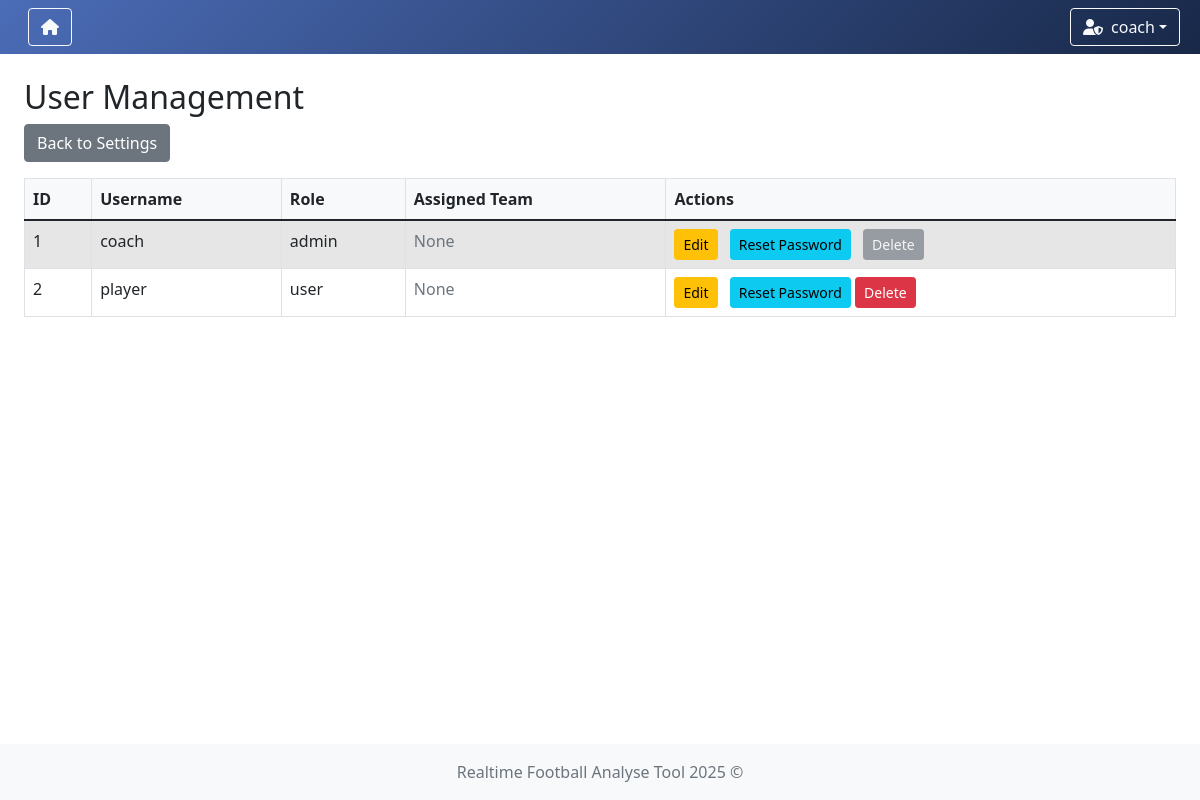
Page /users (signed in) on the earlier database version.
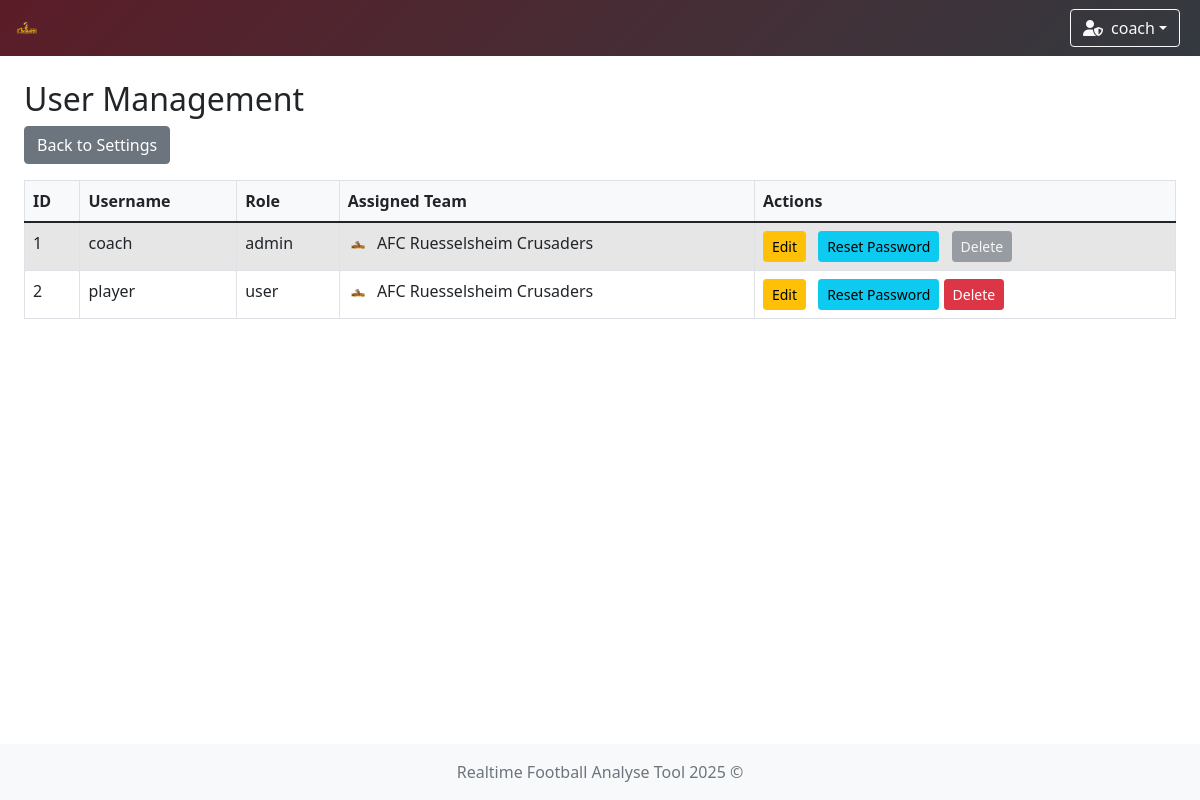
Same page on the later database version.
### app/models/user.py (models this page shows)
class UserModel(db.Model, UserMixin):
    __tablename__ = 'user'
    id = db.Column(db.Integer, primary_key=True)
    username = db.Column(db.String(80), unique=True, nullable=False)
    password = db.Column(db.String(120), nullable=False)
    role = db.Column(db.String(10), nullable=False, default='user')
    team_id = db.Column(db.Integer, db.ForeignKey('teams.id'))
    team = db.relationship('TeamModel', backref='users')

### app/models/team.py (models this page shows)
class TeamModel(db.Model):
    __tablename__ = 'teams'
    id = db.Column(db.Integer, primary_key=True)
    name = db.Column(db.String(100), nullable=False, unique=True)  # prevent duplicate team names
    icon = db.Column(db.String(300), nullable=False)  # longer path for future-proofing
    primary_color = db.Column(db.String(20), nullable=False)
    secondary_color = db.Column(db.String(20), nullable=False)

### app/controllers/user_management.py (the view)
    @login_required
    def user_list(self):
        users = UserModel.query.all()
        return render_template('user/user_list.html', users=users)

### app/controllers/user.py (called while the page is built)
    @staticmethod
    def load_user(user_id):
        return UserModel.query.get(int(user_id))

### run.py (called while the page is built)
    def _inject_context(self) -> None:
        @self.app.context_processor
        def inject_teams() -> dict:
            try:
                teams = TeamModel.query.all()
                return dict(teams=teams)
            except Exception as e:
                print(f"[!] Error injecting teams: {str(e)} ({type(e).__name__})")
                return dict(teams=[])

### app/templates/user/user_list.html (shortened to what this page needs)
{% extends "system/base.html" %}
{% block content %}
<h2>User Management</h2>
<a href="{{ url_for('settings') }}" class="btn btn-secondary mb-3">Back to Settings</a>
<div class="table-responsive">
    <table class="table table-striped table-bordered">
        <thead>
            <tr>
                <th>ID</th>
                <th>Username</th>
                <th>Role</th>
                <th>Assigned Team</th>
                <th>Actions</th>
            </tr>
        </thead>
        <tbody>
            {% for user in users %}
            <tr>
                <td>{{ user.id }}</td>
                <td>{{ user.username }}</td>
                <td>{{ user.role }}</td>
                <td>
                    {% if user.team %}
                        <img src="{{ user.team.icon }}" alt="{{ user.team.name }} icon" style="height:20px; margin-right:5px;">
                        {{ user.team.name }}
                    {% else %}
                        <span class="text-muted">None</span>
                    {% endif %}
                </td>
                <td>
                    {% if current_user.role == 'admin' %}
                        {% if current_user.id == user.id %}
                            <a href="{{ url_for('edit_user', user_id=user.id) }}" class="btn btn-sm btn-warning">Edit</a>
                            <a href="{{ url_for('reset_password', user_id=user.id) }}" class="btn btn-sm btn-info">Reset Password</a>
                            <button class="btn btn-sm btn-secondary" disabled>Delete</button>
                        {% else %}
                            <a href="{{ url_for('edit_user', user_id=user.id) }}" class="btn btn-sm btn-warning">Edit</a>
                            <a href="{{ url_for('reset_password', user_id=user.id) }}" class="btn btn-sm btn-info">Reset Password</a>
                            <form action="{{ url_for('delete_user', user_id=user.id) }}" method="POST" class="d-inline">
                                <button type="submit" class="btn btn-sm btn-danger" onclick="return confirm('Delete this user?')">Delete</button>
                            </form>
                        {% endif %}
                    {% endif %}
                </td>
            </tr>
            {% endfor %}
        </tbody>
    </table>
</div>
{% endblock %}

### app/templates/system/base.html (shortened to what this page needs)
<!DOCTYPE html>
<html lang="en">
<head>
    <link href="https://cdn.jsdelivr.net/npm/bootstrap@5.1.3/dist/css/bootstrap.min.css" rel="stylesheet"/>
    <link rel="stylesheet" href="https://cdn.jsdelivr.net/npm/bootstrap-icons@1.11.3/font/bootstrap-icons.css"/>
    <link rel="stylesheet" href="https://cdnjs.cloudflare.com/ajax/libs/font-awesome/6.5.0/css/all.min.css"/>
    <link href="https://cdn.jsdelivr.net/npm/select2@4.1.0-rc.0/dist/css/select2.min.css" rel="stylesheet"/>
    <link href="https://cdn.jsdelivr.net/npm/select2-bootstrap-5-theme@1.3.0/dist/select2-bootstrap-5-theme.min.css"
          rel="stylesheet"/>
    <link href="https://cdn.datatables.net/1.13.6/css/dataTables.bootstrap5.min.css" rel="stylesheet"/>
    <link rel="stylesheet" href="https://cdn.datatables.net/fixedcolumns/4.3.0/css/fixedColumns.bootstrap5.min.css">
    <link rel="stylesheet" href="{{ url_for('static', filename='styles.css') }}"/>
</head>
<body class="{% block body_class %}{% endblock %}">
{% if current_user.is_authenticated %}
    {% set ns = namespace(navbar_color='background: linear-gradient(135deg, #4b6cb7, #182848);', team_found=False) %}
    {% if current_user.team %}
        {% set ns.navbar_color = 'background: linear-gradient(135deg, ' ~ current_user.team.secondary_color ~ ', #343a40);' %}
        {% set ns.team_found = True %}
    {% endif %}
    <nav class="navbar navbar-expand-lg navbar-dark" style="{{ ns.navbar_color }}">
        <div class="container-fluid position-relative">
            <a class="navbar-brand d-flex align-items-center" href="{{ url_for('index') }}">
                {% if current_user.team and ns.team_found %}
                    <img class="team-logo" src="{{ current_user.team.icon }}" alt="{{ current_user.team.name }} logo"
                         style="height:30px; margin-right:8px;"/>
                {% else %}
                    <a href="{{ url_for('game_options') }}" class="btn btn-outline-light me-2" title="Home">
                        <i class="fas fa-home"></i>
                    </a>
                {% endif %}
            </a>
            <div class="ms-auto d-flex align-items-center">
                <div class="dropdown me-2">
                    <button class="btn btn-outline-light dropdown-toggle d-flex align-items-center" type="button"
                            id="userDropdown" data-bs-toggle="dropdown" aria-expanded="false">
                        {% if current_user.role == 'admin' %}
                            <i class="fas fa-user-shield me-2"></i>
                        {% else %}
                            <i class="fas fa-user me-2"></i>
                        {% endif %}
                        {{ current_user.username }}
                    </button>
                </div>
            </div>
        </div>
    </nav>
{% endif %}
<div class="content-wrapper">
    <div class="container-fluid mt-4 px-4">
        <div id="toast-container" class="toast-container position-fixed bottom-0 end-0 p-3" style="z-index: 1100;">
        </div>
        {% block content %}{% endblock %}
    </div>
</div>
<footer class="footer mt-auto py-3 bg-light">
    <div class="container text-center">
        <span class="text-muted">Realtime Football Analyse Tool 2025 ©</span>
    </div>
</footer>
</body>
</html>

Differences in the rows shown:
now on this page (row unchanged): TeamModel: team.icon (picture)
changed UserModel "coach": team.name (not shown) → "AFC Ruesselsheim Crusaders"; no longer shows "None"
changed UserModel "player": team.name (not shown) → "AFC Ruesselsheim Crusaders"; no longer shows "None"
